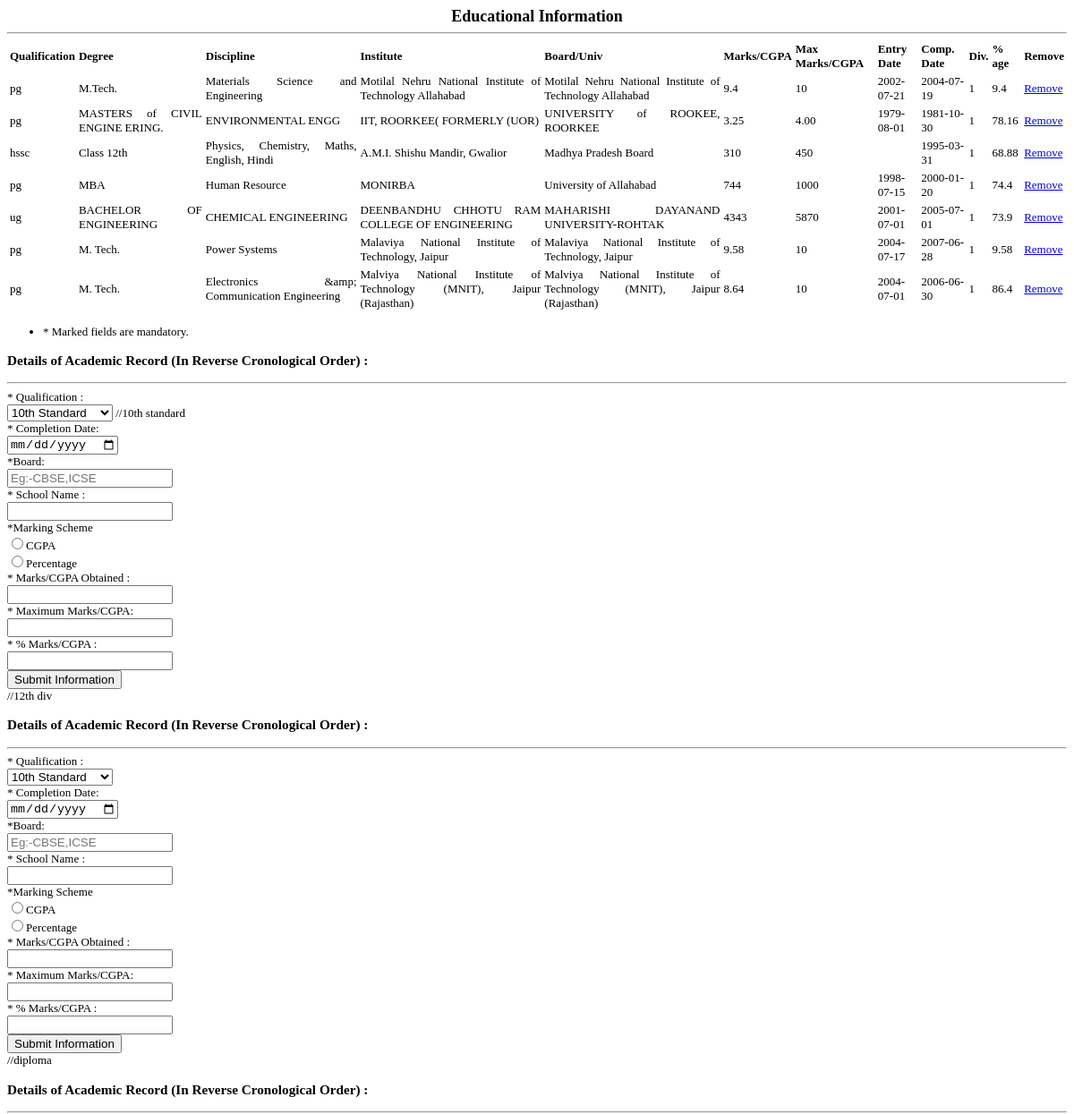
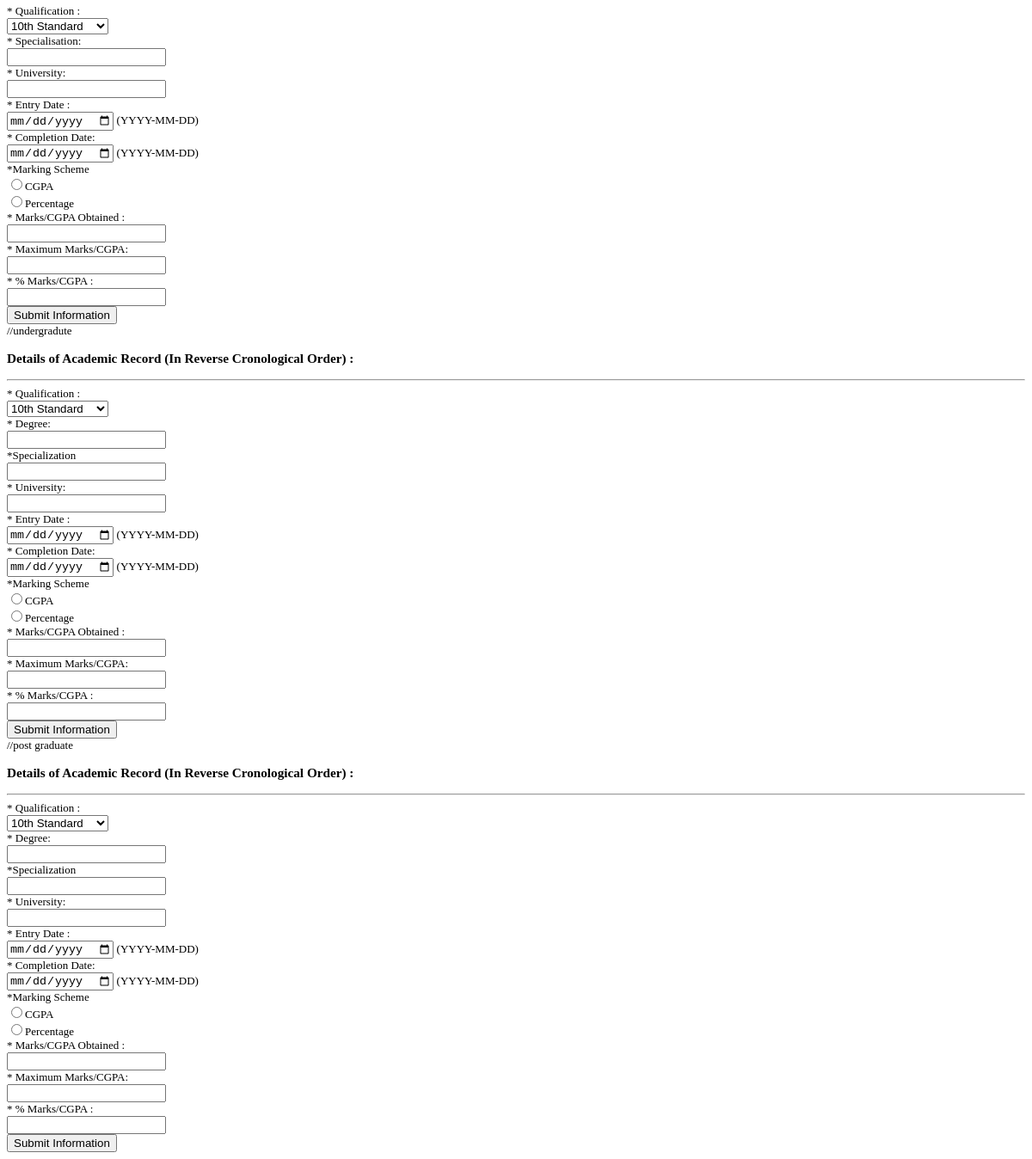
Page /contract/education_qual.php on the committed database (2 pictures, top to bottom).
### tables this page shows
CREATE TABLE `education` (
  `user_id` varchar(500) NOT NULL,
  `id` int(11) NOT NULL,
  `degree` varchar(500) NOT NULL,
  `subject` varchar(500) NOT NULL,
  `inst_name` varchar(500) NOT NULL,
  `entry_date` varchar(500) NOT NULL,
  `complete_date` varchar(500) NOT NULL,
  `marks` varchar(500) NOT NULL,
  `max_marks` varchar(500) NOT NULL,
  `perc_marks` varchar(500) NOT NULL,
  `division` varchar(500) NOT NULL,
  `qualification` varchar(500) NOT NULL,
  `board` varchar(500) NOT NULL
);

### contract/education_qual.php (the view, shortened to what the rows shown need)
<?php
require_once("./included_classes/class_user.php");
require_once("./included_classes/class_misc.php");
require_once("./included_classes/class_sql.php");
$db = new sqlfunctions();
$id=$_SESSION['user'];
$query="SELECT * from `education` where `user_id` like '$id'";
$c = $db->process_query($query);
?>
<!DOCTYPE html PUBLIC "-//W3C//DTD XHTML 1.0 Transitional//EN" "http://www.w3.org/TR/xhtml1/DTD/xhtml1-transitional.dtd">
<html xmlns="http://www.w3.org/1999/xhtml">
<head>
</head>
<body>
<div id="main" style="font-size:13px; margin:0px 0 0 0;" align="justify">
    <table class="table table-striped">
        <tr><th>Qualification</th><th>Degree</th><th>Discipline</th><th>Institute</th><th>Board/Univ</th><th>Marks/CGPA</th><th>Max Marks/CGPA</th><th>Entry Date</th><th>Comp. Date</th><th>Div.</th><th>% age</th><th>Remove</th></tr>
        <?php
        while(($r = $db->fetch_rows($c)))
        {
            $tmp_id=$r['id'];
            $degree = validate($r['degree']);
            $subject = validate($r['subject']);
            $inst_name = validate($r['inst_name']);
            $entry_date = validate($r['entry_date']);
            $complete_date = validate($r['complete_date']);
            $marks = validate($r['marks']);
            $max_marks = validate($r['max_marks']);
            $perc_marks = validate($r['perc_marks']);
            $division = validate($r['division']);
            $qualification = validate($r['qualification']);
            $board = validate($r['board']);
            echo "<tr><td>$qualification</td><td>$degree</td><td>$subject</td><td>$inst_name</td><td>$board</td><td>$marks</td><td>$max_marks</td><td>$entry_date</td><td>$complete_date</td><td>$division</td><td>$perc_marks</td><td><a href='delete.php?id=$tmp_id&page=education_qual'>Remove</a></td></tr>";
        }
        ?>
    </table>
    </div>
    </body>
</html>

### rows in the picture
education: qualification "pg", degree "M.Tech.", subject "Materials Science and Engineering", inst_name "Motilal Nehru National Institute of Technology Allahabad", board "Motilal Nehru National Institute of Technology Allahabad", marks "9.4", max_marks "10", entry_date "2002-07-21", complete_date "2004-07-19", division "1", perc_marks "9.4"
education: qualification "pg", degree "MASTERS of CIVIL ENGINE ERING.", subject "ENVIRONMENTAL ENGG", inst_name "IIT, ROORKEE( FORMERLY (UOR)", board "UNIVERSITY of ROOKEE, ROORKEE", marks "3.25", max_marks "4.00", entry_date "1979-08-01", complete_date "1981-10-30", division "1", perc_marks "78.16"
education: qualification "hssc", degree "Class 12th", subject "Physics, Chemistry, Maths, English, Hindi", inst_name "A.M.I. Shishu Mandir, Gwalior", board "Madhya Pradesh Board", marks "310", max_marks "450", complete_date "1995-03-31", division "1", perc_marks "68.88"
education: qualification "pg", degree "MBA", subject "Human Resource", inst_name "MONIRBA", board "University of Allahabad", marks "744", max_marks "1000", entry_date "1998-07-15", complete_date "2000-01-20", division "1", perc_marks "74.4"
education: qualification "ug", degree "BACHELOR OF ENGINEERING", subject "CHEMICAL ENGINEERING", inst_name "DEENBANDHU CHHOTU RAM COLLEGE OF ENGINEERING", board "MAHARISHI DAYANAND UNIVERSITY-ROHTAK", marks "4343", max_marks "5870", entry_date "2001-07-01", complete_date "2005-07-01", division "1", perc_marks "73.9"
education: qualification "pg", degree "M. Tech.", subject "Power Systems", inst_name "Malaviya National Institute of Technology, Jaipur", board "Malaviya National Institute of Technology, Jaipur", marks "9.58", max_marks "10", entry_date "2004-07-17", complete_date "2007-06-28", division "1", perc_marks "9.58"
education: qualification "pg", degree "M. Tech.", subject "Electronics &amp; Communication Engineering", inst_name "Malviya National Institute of Technology (MNIT), Jaipur (Rajasthan)", board "Malviya National Institute of Technology (MNIT), Jaipur (Rajasthan)", marks "8.64", max_marks "10", entry_date "2004-07-01", complete_date "2006-06-30", division "1", perc_marks "86.4"
